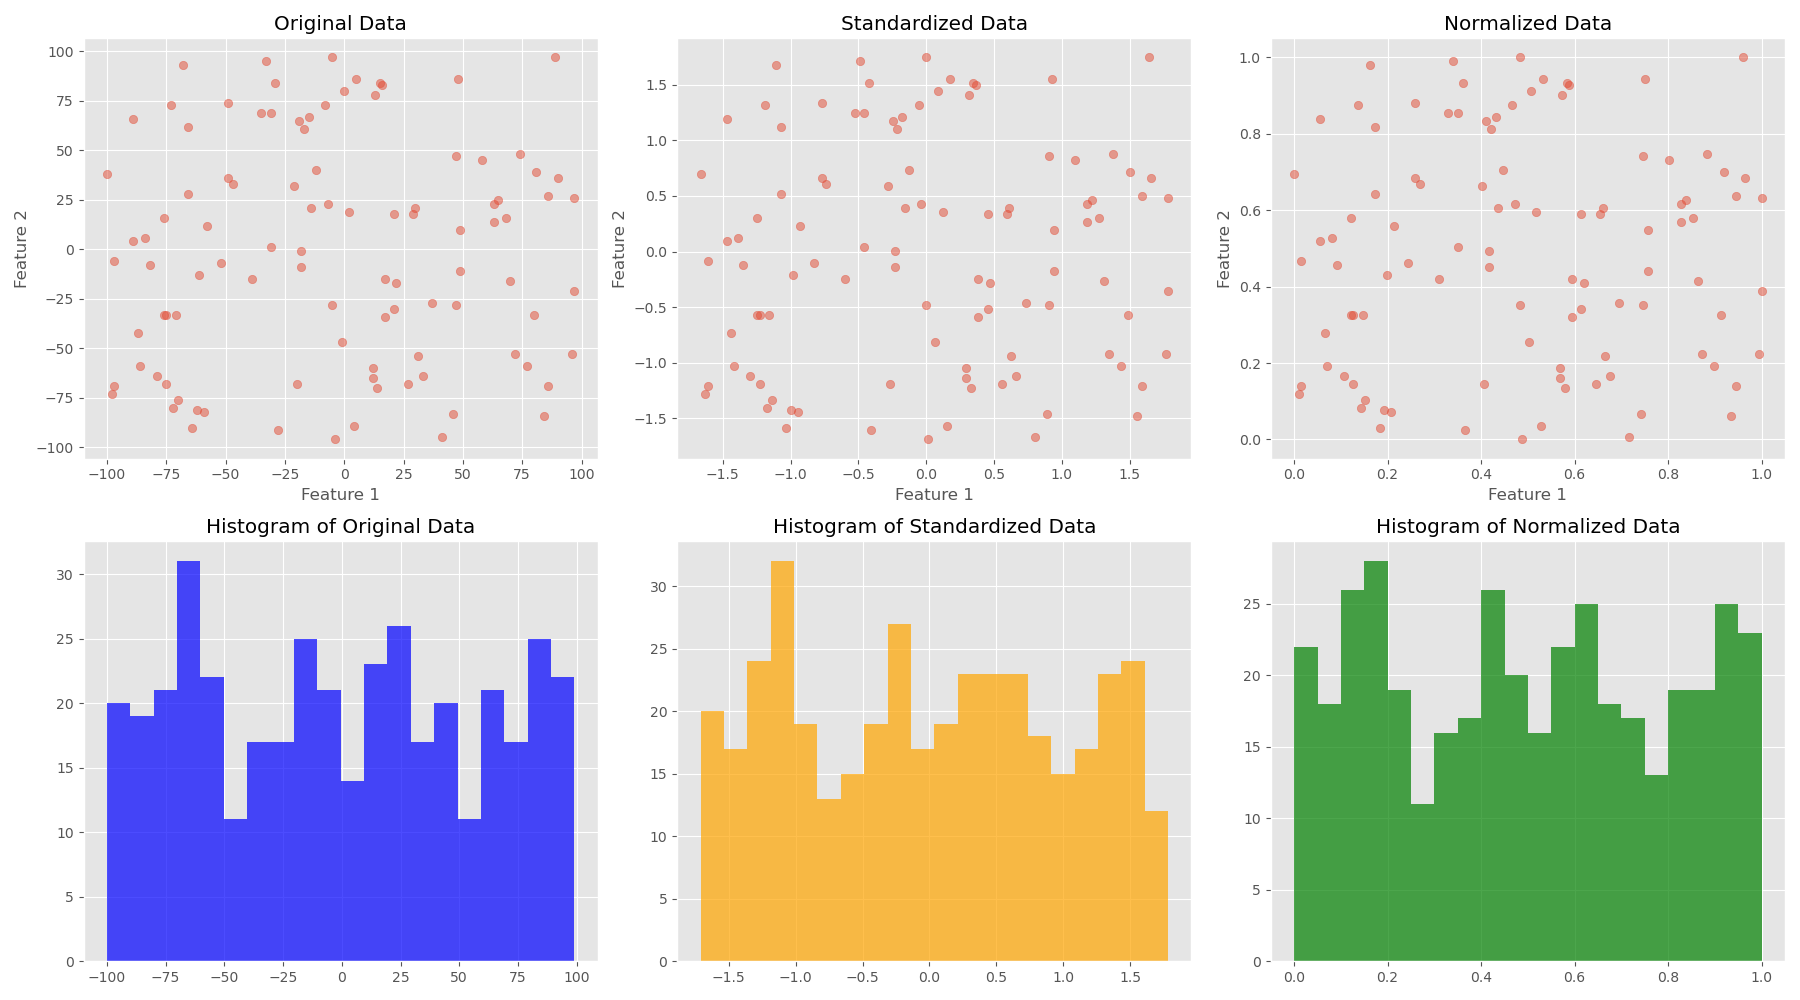

This figure's Python source:
import torch
import numpy as np
import random
import matplotlib.pyplot as plt
from sklearn.preprocessing import StandardScaler, MinMaxScaler


plt.style.use('ggplot')

# Seed setting for reproducibility
torch.manual_seed(42)
np.random.seed(42)
random.seed(42)

# Generate sample data
np.random.seed(0)  # For reproducibility
data = torch.tensor(np.random.randint(-100, 100, (100, 4)).astype(float))  # Larger range and more data points

# Initialize scalers
standard_scaler = StandardScaler()
minmax_scaler = MinMaxScaler()

# Fit and transform the data
standardized_data = standard_scaler.fit_transform(data)
normalized_data = minmax_scaler.fit_transform(data)

# Visualization
fig, axs = plt.subplots(2, 3, figsize=(18, 10))  # Increase subplot grid to 2x3

# Scatter plots
# Original Data
axs[0, 0].scatter(data[:, 0], data[:, 1], alpha=0.5)
axs[0, 0].set_title('Original Data')
axs[0, 0].set_xlabel('Feature 1')
axs[0, 0].set_ylabel('Feature 2')

# Standardized Data
axs[0, 1].scatter(standardized_data[:, 0], standardized_data[:, 1], alpha=0.5)
axs[0, 1].set_title('Standardized Data')
axs[0, 1].set_xlabel('Feature 1')
axs[0, 1].set_ylabel('Feature 2')

# Normalized Data
axs[0, 2].scatter(normalized_data[:, 0], normalized_data[:, 1], alpha=0.5)
axs[0, 2].set_title('Normalized Data')
axs[0, 2].set_xlabel('Feature 1')
axs[0, 2].set_ylabel('Feature 2')

# Histograms
# Original Data Histogram
axs[1, 0].hist(data.numpy().ravel(), bins=20, color='blue', alpha=0.7)
axs[1, 0].set_title('Histogram of Original Data')

# Standardized Data Histogram
axs[1, 1].hist(standardized_data.ravel(), bins=20, color='orange', alpha=0.7)
axs[1, 1].set_title('Histogram of Standardized Data')

# Normalized Data Histogram
axs[1, 2].hist(normalized_data.ravel(), bins=20, color='green', alpha=0.7)
axs[1, 2].set_title('Histogram of Normalized Data')

plt.tight_layout()
plt.savefig("standard_vs_norm.png")
plt.show()

# Print statistics to show effects
print("Original Data Stats:")
print(f"Mean: {data.float().mean(dim=0)}")
print(f"Standard Deviation: {data.std(dim=0)}")

print("\nStandardized Data Stats:")
print(f"Mean: {standardized_data.mean(axis=0)}")
print(f"Standard Deviation: {standardized_data.std(axis=0)}")

print("\nNormalized Data Stats:")
print(f"Min: {normalized_data.min(axis=0)}")
print(f"Max: {normalized_data.max(axis=0)}")
